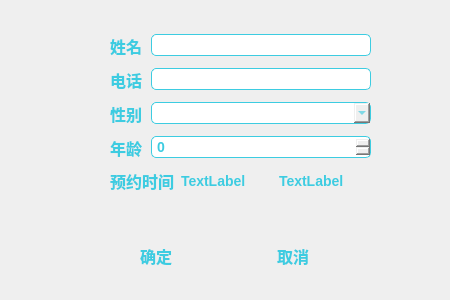
<?xml version="1.0" encoding="UTF-8"?>
<ui version="4.0">
 <class>AppointManagerDlg</class>
 <widget class="QDialog" name="AppointManagerDlg">
  <property name="geometry">
   <rect>
    <x>0</x>
    <y>0</y>
    <width>450</width>
    <height>300</height>
   </rect>
  </property>
  <property name="minimumSize">
   <size>
    <width>450</width>
    <height>300</height>
   </size>
  </property>
  <property name="maximumSize">
   <size>
    <width>450</width>
    <height>300</height>
   </size>
  </property>
  <property name="windowTitle">
   <string>Dialog</string>
  </property>
  <property name="windowIcon">
   <iconset resource="rsc.qrc">
    <normaloff>:/image/icon/add.png</normaloff>:/image/icon/add.png</iconset>
  </property>
  <property name="styleSheet">
   <string notr="true">#AppointManagerDlg
{
	background-image: url(:/image/icon/ui_dlg.png);

	min-width: 450px;
	max-width: 450px;

	min-height: 300px;
	max-height: 300px;
}

QLabel
{
	font-size: 16px;         
	font: &quot;Microsoft YaHei UI&quot;;
	font-weight: bold;
	color: #3dcce1;
}

QPushButton
{
	font-size: 16px;         
	font: &quot;Microsoft YaHei UI&quot;;
	font-weight: bold;
	color: #3dcce1;


	border: none;
	border-radius: 15px;
	
	min-height: 50px;
	max-height: 50px;

	min-width: 130px;
	max-width: 130px;

	background-image: url(:/image/icon/btn_background.png)
}

QPushButton:disabled
{
	background-image: url(:/image/icon/btn_background_disabled.png);
}

QPushButton:hover
{
	background-image: url(:/image/icon/btn_background_hover.png)
}

QPushButton:pressed
{
	background-image: url(:/image/icon/btn_background_pressed.png)
}

QLineEdit
{
	font-size: 14px;
	color: #3dcce1;
	font-weight: bold;
	padding: 1px;
	border-style: solid;
	border: 3px solid #3dcce1;
	border-radius: 5px;

	min-width:150px;  
}</string>
  </property>
  <widget class="QWidget" name="layoutWidget">
   <property name="geometry">
    <rect>
     <x>90</x>
     <y>230</y>
     <width>269</width>
     <height>52</height>
    </rect>
   </property>
   <layout class="QHBoxLayout" name="horizontalLayout">
    <item>
     <widget class="QPushButton" name="btn_Ok">
      <property name="text">
       <string>确定</string>
      </property>
     </widget>
    </item>
    <item>
     <widget class="QPushButton" name="btn_Cancel">
      <property name="text">
       <string>取消</string>
      </property>
     </widget>
    </item>
   </layout>
  </widget>
  <widget class="QWidget" name="">
   <property name="geometry">
    <rect>
     <x>110</x>
     <y>30</y>
     <width>261</width>
     <height>134</height>
    </rect>
   </property>
   <layout class="QVBoxLayout" name="verticalLayout">
    <item>
     <layout class="QHBoxLayout" name="horizontalLayout_2">
      <item>
       <widget class="QLabel" name="lb_Name">
        <property name="styleSheet">
         <string notr="true">#lb_Name
{
	min-width: 35px;
	max-width: 35px;

	min-height: 25px;
	max-height: 25px;
}</string>
        </property>
        <property name="text">
         <string>姓名</string>
        </property>
       </widget>
      </item>
      <item>
       <widget class="QLineEdit" name="le_Name_Apt">
        <property name="styleSheet">
         <string notr="true">#le_Name_Apt
{
	font-size: 14px;
	padding: 1px;
	border-style: solid;
	border: 1px solid #3dcce1;;
	border-radius: 5px;

	min-width:150px;  
}</string>
        </property>
        <property name="text">
         <string/>
        </property>
       </widget>
      </item>
     </layout>
    </item>
    <item>
     <layout class="QHBoxLayout" name="horizontalLayout_3">
      <item>
       <widget class="QLabel" name="lb_PhoneNum">
        <property name="styleSheet">
         <string notr="true">#lb_PhoneNum
{
	min-width: 35px;
	max-width: 35px;

	min-height: 25px;
	max-height: 25px;
}</string>
        </property>
        <property name="text">
         <string>电话</string>
        </property>
       </widget>
      </item>
      <item>
       <widget class="QLineEdit" name="le_PhoneNum_Apt">
        <property name="styleSheet">
         <string notr="true">#le_PhoneNum_Apt
{
	font-size: 14px;
	padding: 1px;
	border-style: solid;
	border: 1px solid #3dcce1;;
	border-radius: 5px;

	min-width:150px;  
}</string>
        </property>
       </widget>
      </item>
     </layout>
    </item>
    <item>
     <layout class="QHBoxLayout" name="horizontalLayout_4">
      <item>
       <widget class="QLabel" name="lb_Gender">
        <property name="styleSheet">
         <string notr="true">#lb_Gender
{
	min-width: 35px;
	max-width: 35px;

	min-height: 25px;
	max-height: 25px;
}</string>
        </property>
        <property name="text">
         <string>性别</string>
        </property>
       </widget>
      </item>
      <item>
       <widget class="QComboBox" name="comb_Gender_Apt">
        <property name="styleSheet">
         <string notr="true">#comb_Gender_Apt
{
	font: &quot;Microsoft YaHei UI&quot;;
	font-size: 14px;
	font-weight: bold;
    color: #3dcce1;

	padding: 1px 15px 1px 3px;
	border:1px solid #3dcce1;
	border-radius:5px 5px 0px 0px;
}

#comb_Gender_Apt QAbstractItemView
{
	outline: none;
	border:3px solid #3dcce1;
}

#comb_Gender_Apt QAbstractItemView::item
{
	color: #3dcce1;
}

#comb_Gender_Apt QAbstractItemView::item::hover
{
	color: #FFFFFF;
	background-color: #3dcce1;
}

#comb_Gender_Apt QAbstractItemView::item::selected
{
	color: #FFFFFF;
	background-color: #3dcce1;
}</string>
        </property>
       </widget>
      </item>
     </layout>
    </item>
    <item>
     <layout class="QHBoxLayout" name="horizontalLayout_5">
      <item>
       <widget class="QLabel" name="lb_Age">
        <property name="styleSheet">
         <string notr="true">#lb_Age
{
	min-width: 35px;
	max-width: 35px;

	min-height: 25px;
	max-height: 25px;
}</string>
        </property>
        <property name="text">
         <string>年龄</string>
        </property>
       </widget>
      </item>
      <item>
       <widget class="QSpinBox" name="spb_Age_Apt">
        <property name="styleSheet">
         <string notr="true">#spb_Age_Apt
{
  font: &quot;Microsoft YaHei UI&quot;;
  font-size:14px;
  font-weight: bold;
  color: #3dcce1;

  padding: 1px 15px 1px 3px;
  border:1px solid #3dcce1;
  border-radius:5px 5px 0px 0px;
}</string>
        </property>
       </widget>
      </item>
     </layout>
    </item>
   </layout>
  </widget>
  <widget class="QWidget" name="">
   <property name="geometry">
    <rect>
     <x>110</x>
     <y>170</y>
     <width>261</width>
     <height>22</height>
    </rect>
   </property>
   <layout class="QHBoxLayout" name="horizontalLayout_6">
    <item>
     <widget class="QLabel" name="lb_Time">
      <property name="styleSheet">
       <string notr="true">#lb_Time
{
	min-width: 65px;
	max-width: 65px;

	max-height: 35px;
	max-height: 35px;
}</string>
      </property>
      <property name="text">
       <string>预约时间</string>
      </property>
     </widget>
    </item>
    <item>
     <widget class="QLabel" name="lb_Date_Apt">
      <property name="styleSheet">
       <string notr="true">#lb_Date_Apt
{
	font-size: 14px;  
	
	max-height: 35px;
	max-height: 35px;
}</string>
      </property>
      <property name="text">
       <string>TextLabel</string>
      </property>
     </widget>
    </item>
    <item>
     <widget class="QLabel" name="lb_Duration_Apt">
      <property name="styleSheet">
       <string notr="true">#lb_Duration_Apt
{
	font-size: 14px;  

	max-height: 35px;
	max-height: 35px;
}</string>
      </property>
      <property name="text">
       <string>TextLabel</string>
      </property>
     </widget>
    </item>
   </layout>
  </widget>
 </widget>
 <resources>
  <include location="rsc.qrc"/>
 </resources>
 <connections/>
</ui>
